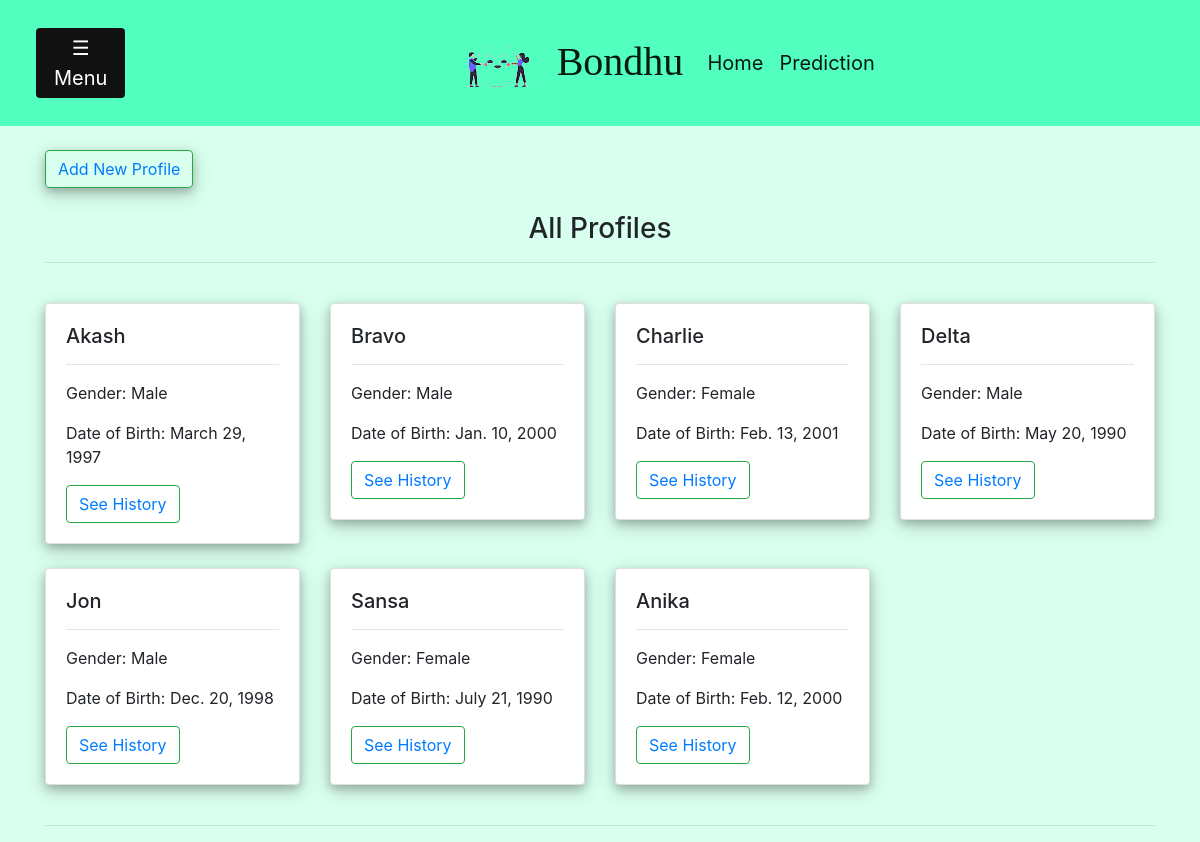
The page / on the database its author committed.
### main/models.py (models this page shows, shortened)
class Profiles(models.Model):
    name = models.CharField(max_length=200,null=True)
    gender = models.CharField(max_length=100,null=True)
    date_of_birth = models.DateField(null=True)

### main/views.py (the view)
# urls.py: 2. Add a URL to urlpatterns:  path('', views.home, name='home')
def home(response):
    ls = Profiles.objects.all()
    return render(response, "main/home.html",{"ls":ls})

### main/templates/main/home.html (shortened to what this page needs)
{% extends 'main/base.html'%}
{% load static %}
{%block content%}
{% include 'module/header.html' %}
<br>
<div class="container">
<button type="button" class="btn btn-outline-success"  style="box-shadow: 0 4px 8px 0 rgba(0, 0, 0, 0.2), 0 6px 20px 0 rgba(0, 0, 0, 0.19);"><a href="/addprofile">
  Add New Profile
</a>
</button>
</div>
<br>
<div class="container">
  <h3 style="text-align: center;">All Profiles</h3>
  <hr>
  <br>
  <div class="row">
      {% for item in ls %}
              <div class="col-md-3">
              <div class="card mb-4"style="box-shadow: 0 4px 8px 0 rgba(0, 0, 0, 0.2), 0 6px 20px 0 rgba(0, 0, 0, 0.19); margin:auto;">
                  <div class="card-body">
                    <h5 class="card-title">{{ item.name | capfirst }}</h5>
                    <hr>
                    <p class="card-text">
                     <p> Gender: {{ item.gender | capfirst }}</p>
                      <p>Date of Birth: {{ item.date_of_birth }}</p>
                    </p>
                    <button class="btn btn-outline-success"><a href='{% url "history" item.id %}'>See History</a> </button>
                  </div>
                </div>
              </div>
      {% endfor %}
  </div>
  <hr>
  </div>
{%endblock%}

### rows shown on the page
Profiles: name "Akash", gender "Male", date_of_birth "March 29, 1997"
Profiles: name "Bravo", gender "Male", date_of_birth "Jan. 10, 2000"
Profiles: name "Charlie", gender "Female", date_of_birth "Feb. 13, 2001"
Profiles: name "Delta", gender "Male", date_of_birth "May 20, 1990"
Profiles: name "Jon", gender "Male", date_of_birth "Dec. 20, 1998"
Profiles: name "Sansa", gender "Female", date_of_birth "July 21, 1990"
Profiles: name "Anika", gender "Female", date_of_birth "Feb. 12, 2000"
